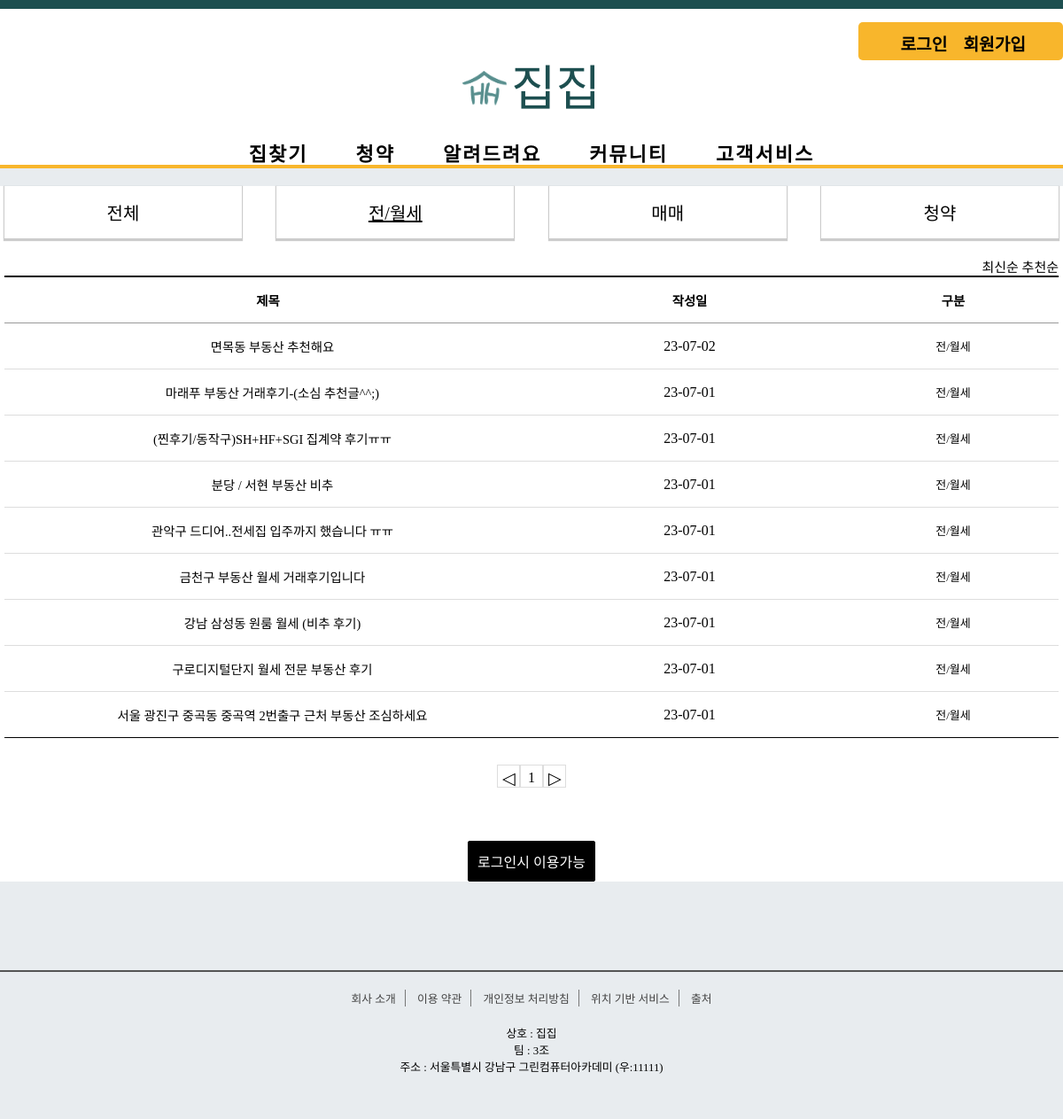
/review/review_jan/, run on the app's committed database.
### review/models.py (models this page shows, shortened)
class Review_Board(models.Model):
    r_title = models.CharField(max_length=100)
    r_content = models.TextField()
    user = models.ForeignKey(User, on_delete=models.CASCADE)
    r_regdate = models.DateTimeField()
    r_modifydate = models.DateTimeField(null=True, blank=True)
    r_type = models.CharField(max_length=10) # 리뷰 게시판 타입
    r_hit = models.IntegerField(default=0)
    r_recommend = models.IntegerField(default=0)

### review/views.py (the view)
# urls.py: path('review_jan/', views.review_list_jan, name='review_jan'), # 거래후기전세
def review_list_jan(request):
    question_list = Review_Board.objects.filter(r_type='전/월세').order_by('-r_regdate')
    page = request.GET.get('page', '1')
    paginator = Paginator(question_list, 10)
    text = paginator.get_page(page)
    context = {'question_list': text}
    return render(request, 'review/review_list_jan.html', context) #전세게시판

### templates/review/review_list_jan.html (shortened to what this page needs)
<!DOCTYPE html>
<html lang="en">
{% load static %}
<head>
   <link rel="stylesheet" href="{% static 'css/review/css/css.css' %}">
</head>
<body>
{% include 'poll/sidebar.html' %}
{% include 'poll/header.html' %}
    <div class="board_wrap">
        <div class="board_list_wrap">
            <div class="category_wrap">
                <ul>
                    <li><a href="{% url 'review:review_main' %}">전체</a></li>
                    <li><a href="{% url 'review:review_jan' %}" class="active">전/월세</a></li>
                    <li><a href="{% url 'review:review_mama' %}" >매매</a></li>
                    <li><a href="{% url 'review:review_subscription' %}" >청약</a></li>
                </ul>
            </div>
            <div class="board_title_takes">
                <a href="{% url 'review:review_jan' %}">최신순</a>
                <a href="{% url 'review:review_jan_recommend' %}">추천순</a>
            </div>
            <div class="board_list">
                <div class="top">
                    <div class="title">제목</div>
                    <div class="date">작성일</div>
                    <div class="division">구분</div>
                </div>
                {% for question in question_list %}
                <div>
                    <div class="title"><a href="{% url 'review:review_detail' question.id %}">{{ question.r_title }}</a></div>
                    <div class="date">{{ question.r_regdate|date:"y-m-d" }}</div>
                    <div class="division">{{question.r_type}}</div>
                </div>
                {% endfor %}
            </div>
            <ul class="board_page">
                {% if question_list.has_previous %}
                <li class="bt first">
                    <a class="bt prev" href="?page={{ question_list.previous_page_number }}">◀</a>
                </li>
                {% else %}
                <li class="page-item disabled">
                    <a class="bt prev">◁</a>
                </li>
                {% endif %}
                {% for page_number in question_list.paginator.page_range %}
                {% if question_list.number == page_number %}
                <li class="page-item active">
                    <a class="num">{{ page_number }}</a>
                </li>
                {% else %}
                <li class="page-item">
                    <a class="num" href="?page={{ page_number }}">{{ page_number }}</a>
                </li>
                {% endif %}
                {% endfor %}
                {% if question_list.has_next %}
                <li class="page-item">
                    <a class="bt last" href="?page={{ question_list.next_page_number }}">▶</a>
                </li>
                {% else %}
                <li class="page-item disabled">
                    <a class="bt last">▷</a>
                </li>
                {% endif %}
            </ul>
             <div class="bt_wrap">
            {% if user.is_authenticated %}
            <a href="{% url 'review:write' %}" class="on">등록</a>
            {% else %}
            <a href="{% url 'common:signin' %}" class="on">로그인시 이용가능</a>
            {% endif %}
            </div>
        </div>
    </div>
{% include 'poll/footer.html' %}
</body>
</html>

### static/css/poll/style.css (style rules this page uses)
* { margin: 0; padding: 0; }
body { background: #e8ecef; font-family: 'GangwonEdu_OTFBoldA'; border-top: 10px solid #1d4f50 }
ul li { list-style: none; }
a { text-decoration: none; }
ul > li { list-style: none; }

### static/css/review/css/style.css (style rules this page uses)
* { margin: 0;padding: 0; }
ul, li { list-style: none; }
a { text-decoration: none;color: initial; }
.category_wrap { padding-bottom: 10px; margin-bottom: 10px; }
.category_wrap ul { display: flex; justify-content: space-between; align-items: center; list-style-type: none; margin: 0; padding: 0; font-size: 0; }
.category_wrap li { text-align: center; box-shadow: 0px 1px 1px 1px rgba(0, 0, 0, 0.2); background-color: #fff; border-bottom: 1px solid #ccc; font-size: 0; width: 20%; padding: 15px; }
.category_wrap li a { font-size: 20px; }
.category_wrap a { color: #000; font-size: 1.0rem; }
.category_wrap a.active { text-decoration: underline; color: #000; }
.board_wrap { width: 1000px; margin: 20px auto; margin-bottom: 100px; padding:80px 50px 50px 50px; text-align: center; font-family: GangwonEdu_OTFBoldA; background-color: #fff; }
.board_title_takes { text-align: right; font-size: 15px; }
.board_list { width: 100%; border-top: 2px solid #000 ; }
.board_list > div { border-bottom:1px solid #ddd; font-size: 0; }
.board_list > div.top { border-bottom: 1px solid #999 ; }
.board_list > div:last-child { border-bottom: 1px solid #000 ; }
.board_list > div > div { display: inline-block; font-size: 16px; text-align: center; vertical-align: middle; padding: 15px 0; }
.board_list > div.top > div { font-weight: 600; font-size: 20px; }
.board_list .title { width: 40%; text-align: left; }
.board_list .title { text-align: center; }
.board_list .date { width: 10%; font-size: 16px; }
.board_list .division { width: 10%; font-size: 16px; }
.board_page { margin-top: 30px; flex: 1; display: flex; justify-content: center; font-size: 0; }
.board_page a { display: inline-block; border: 1px solid #ddd; width: 32px; height: 32px; box-sizing: border-box; border-left: 0; vertical-align: middle; line-height: 100%; }
.board_page a.bt { padding: 10px 10px; font-size: 1.2rem; letter-spacing: -1px; }
.board_page a.num { text-align: center; padding: 10px 5px; font-size: 16px; }
.board_page a:first-child { border-left: 1px solid #ddd; }
.bt_wrap { margin-top: 60px; text-align: center; }
.bt_wrap button, .bt_wrap a { display: inline-block; min-width: 80px; padding: 10px; border: 1px solid #000; border-radius: 2px; font-size: 16px; }
.bt_wrap a:first-child { margin-left: 0; }
.bt_wrap button, .bt_wrap a.on { background-color: #000; color: #fff; }

### static/css/review/css/media.css (style rules this page uses)
@media screen and (max-width: 1200px) and (-webkit-min-device-pixel-ratio:0) { .board_wrap { width: 100%; min-width: 200px; padding: 0 5px; box-sizing: border-box; } }
@media screen and (max-width: 1200px) and (-webkit-min-device-pixel-ratio:0) { .board_list .date { width: 40%; } }
@media screen and (max-width: 1200px) and (-webkit-min-device-pixel-ratio:0) { .board_list .title { text-indent: 10px; font-size: 0.9rem; } }
@media screen and (max-width: 1200px) and (-webkit-min-device-pixel-ratio:0) { .board_list .division { font-size: 13px; } }
@media screen and (max-width: 1200px) and (-webkit-min-device-pixel-ratio:0) { .board_list .top .title { text-indent: 0; font-size: 0.9rem; } }
@media screen and (max-width: 1200px) and (-webkit-min-device-pixel-ratio:0) { .board_list .top .date { font-size: 0.9rem; } }
@media screen and (max-width: 1200px) and (-webkit-min-device-pixel-ratio:0) { .board_list .top .division { font-size: 0.9rem; } }
@media screen and (max-width: 1200px) and (-webkit-min-device-pixel-ratio:0) { .board_page a { width: 26px; height: 26px; } }
@media screen and (max-width: 1200px) and (-webkit-min-device-pixel-ratio:0) { .board_page a.bt { padding: 5px 4px; } }
@media screen and (max-width: 1200px) and (-webkit-min-device-pixel-ratio:0) { .board_page a.num { padding-top: 6px; } }

### data on the page
Review_Board: r_title "면목동 부동산 추천해요", r_regdate "23-07-02", r_type "전/월세"
Review_Board: r_title "마래푸 부동산 거래후기-(소심 추천글^^;)", r_regdate "23-07-01", r_type "전/월세"
Review_Board: r_title "(찐후기/동작구)SH+HF+SGI 집계약 후기ㅠㅠ", r_regdate "23-07-01", r_type "전/월세"
Review_Board: r_title "분당 / 서현 부동산 비추", r_regdate "23-07-01", r_type "전/월세"
Review_Board: r_title "관악구 드디어..전세집 입주까지 했습니다 ㅠㅠ", r_regdate "23-07-01", r_type "전/월세"
Review_Board: r_title "금천구 부동산 월세 거래후기입니다", r_regdate "23-07-01", r_type "전/월세"
Review_Board: r_title "강남 삼성동 원룸 월세 (비추 후기)", r_regdate "23-07-01", r_type "전/월세"
Review_Board: r_title "구로디지털단지 월세 전문 부동산 후기", r_regdate "23-07-01", r_type "전/월세"
Review_Board: r_title "서울 광진구 중곡동 중곡역 2번출구 근처 부동산 조심하세요", r_regdate "23-07-01", r_type "전/월세"

### other printed values
{{ page_number }} "1"
